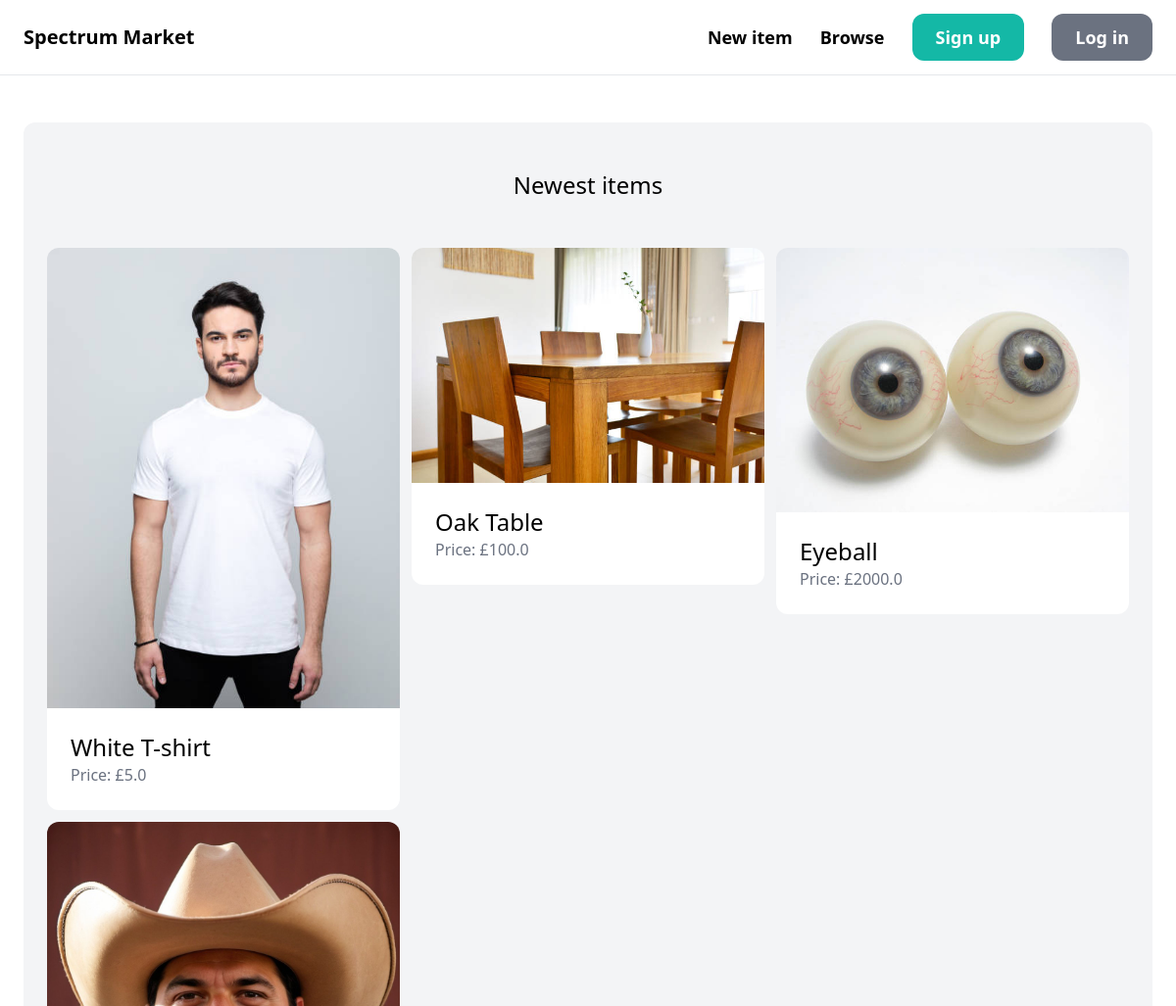
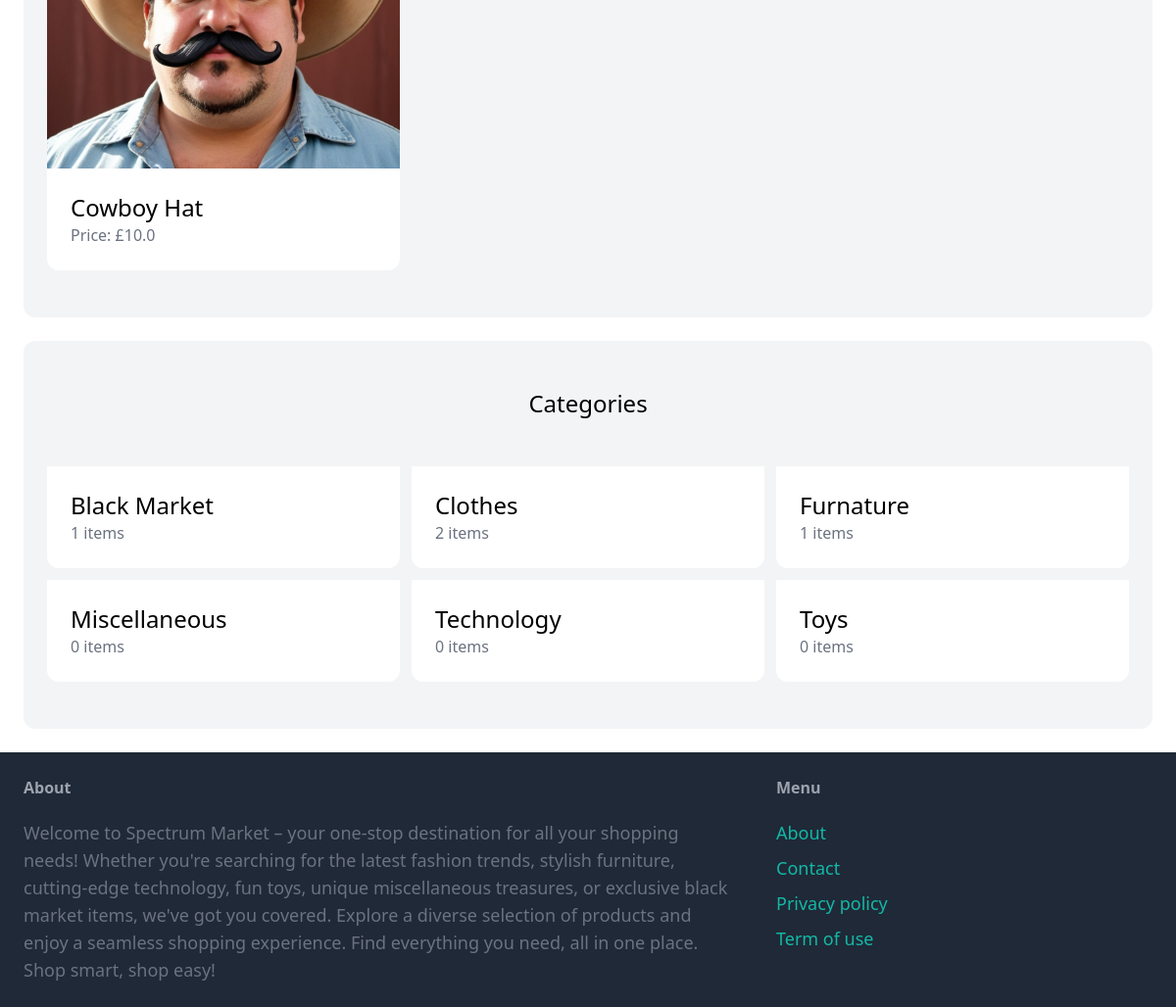
The page / on the database its author committed (2 pictures, top to bottom).
### item/models.py (models this page shows, shortened)
class Item(models.Model):
    category = models.ForeignKey(Category, related_name='items', on_delete=models.CASCADE)
    name = models.CharField(max_length=255)
    description = models.TextField(blank=True, null=True)
    price = models.FloatField()
    image = models.ImageField(upload_to='item_images', blank=True, null=True)
    is_sold = models.BooleanField(default=False)
    created_by = models.ForeignKey(User, related_name='items', on_delete=models.CASCADE)
    created_at = models.DateTimeField(auto_now_add=True)

class Category(models.Model):
    name = models.CharField(max_length=255)
    class Meta:
        ordering = ('name',)
        verbose_name_plural = 'Categories'

### core/views.py (the view)
# urls.py: path('', views.index, name='index'),
def index(request):
    items = Item.objects.filter(is_sold=False)[0:6]
    categories = Category.objects.all()
    return render(request, 'core/index.html', {
        'categories': categories,
        'items': items,
    })

### core/templates/core/index.html (shortened to what this page needs)
{% extends 'core/base.html' %}
{% block content %}
    <div class="mt-6 px-6 py-12 bg-gray-100 rounded-xl">
        <h2 class="mb-12 text-2xl text-center">Newest items</h2>
        <div class="grid grid-cols-3 gap-3">
            {% for item in items %}
                <div>
                    <a href="{% url 'item:detail' item.id %}">
                        <div>
                            <img src="{{ item.image.url }}" class="rounded-t-xl">
                        </div>
                        <div class="p-6 bg-white rounded-b-xl">
                            <h2 class="text-2xl">{{ item.name }}</h2>
                            <p class="text-gray-500">Price: £{{ item.price }}</p>
                        </div>
                    </a>
                </div>
            {% endfor %}
        </div>
    </div>
    <div class="mt-6 px-6 py-12 bg-gray-100 rounded-xl">
        <h2 class="mb-12 text-2xl text-center">Categories</h2>
        <div class="grid grid-cols-3 gap-3">
            {% for category in categories %}
                <div>
                    <a href="#">
                        <div class="p-6 bg-white rounded-b-xl">
                            <h2 class="text-2xl">{{ category.name }}</h2>
                            <p class="text-gray-500">{{ category.items.count }} items</p>
                        </div>
                    </a>
                </div>
            {% endfor %}
        </div>
    </div>
{% endblock %}

### core/templates/core/base.html (shortened to what this page needs)
<!doctype html>
<html>
    <head>
        <script src="https://cdn.tailwindcss.com"></script>
    </head>
    <body>
        <nav class="py-6 px-6 flex justify-between items-center border-b border-gray-200">
            <a href="/" class="text-xl font-semibold">Spectrum Market</a>
            <div class="space-x-6">
                <a href="{% url 'item:new' %}" class="text-lg font-semibold hover:text-gray-500">New item</a>
                <a href="{% url 'item:items' %}" class="text-lg font-semibold hover:text-gray-500">Browse</a>
                {% if request.user.is_authenticated %}
                    <a href="{% url 'conversation:inbox' %}" class="px-6 py-3 text-lg font-semibold bg-teal-500 text-white rounded-xl hover:bg-teal-700">Inbox</a>
                    <a href="{% url 'dashboard:index' %}" class="px-6 py-3 text-lg font-semibold bg-gray-500 text-white rounded-xl hover:bg-gray-700">Dashboard</a>
                {% else %}
                    <a href="{% url 'core:signup' %}" class="px-6 py-3 text-lg font-semibold bg-teal-500 text-white rounded-xl hover:bg-teal-700">Sign up</a>
                    <a href="{% url 'core:login' %}" class="px-6 py-3 text-lg font-semibold bg-gray-500 text-white rounded-xl hover:bg-gray-700">Log in</a>
                {% endif %}
            </div>
        </nav>
        <div class="px-6 py-6">
            {% block content %}
            {% endblock %}
        </div>
        <footer class="py-6 px-6 flex justify-between bg-gray-800">
            <div class="w-2/3 pr-10">
                <h3 class="mb-5 font-semibold text-gray-400">About</h3>
                <p class="text-lg text-gray-500">Welcome to Spectrum Market – your one-stop destination for all your shopping needs! Whether you're searching for the latest fashion trends, stylish furniture, cutting-edge technology, fun toys, unique miscellaneous treasures, or exclusive black market items, we've got you covered. Explore a diverse selection of products and enjoy a seamless shopping experience. Find everything you need, all in one place. Shop smart, shop easy!</p>
            </div>
            <div class="w-1/3">
                <h3 class="mb-5 font-semibold text-gray-400">Menu</h3>
                <ul class="space-y-2">
                    <li><a href="#" class="text-lg text-teal-500 hover:text-teal-700">About</a></li>
                    <li><a href="{% url 'core:contact' %}" class="text-lg text-teal-500 hover:text-teal-700">Contact</a></li>
                    <li><a href="#" class="text-lg text-teal-500 hover:text-teal-700">Privacy policy</a></li>
                    <li><a href="#" class="text-lg text-teal-500 hover:text-teal-700">Term of use</a></li>
                </ul>
            </div>
        </footer>
    </body>
</html>

### rows shown on the page
Item: image (picture), name "White T-shirt", price "5.0"
Item: image (picture), name "Oak Table", price "100.0"
Item: image (picture), name "Eyeball", price "2000.0"
Item: image (picture), name "Cowboy Hat", price "10.0"
Category: name "Black Market", items.count "1"
Category: name "Clothes", items.count "2"
Category: name "Furnature", items.count "1"
Category: name "Miscellaneous", items.count "0"
Category: name "Technology", items.count "0"
Category: name "Toys", items.count "0"
